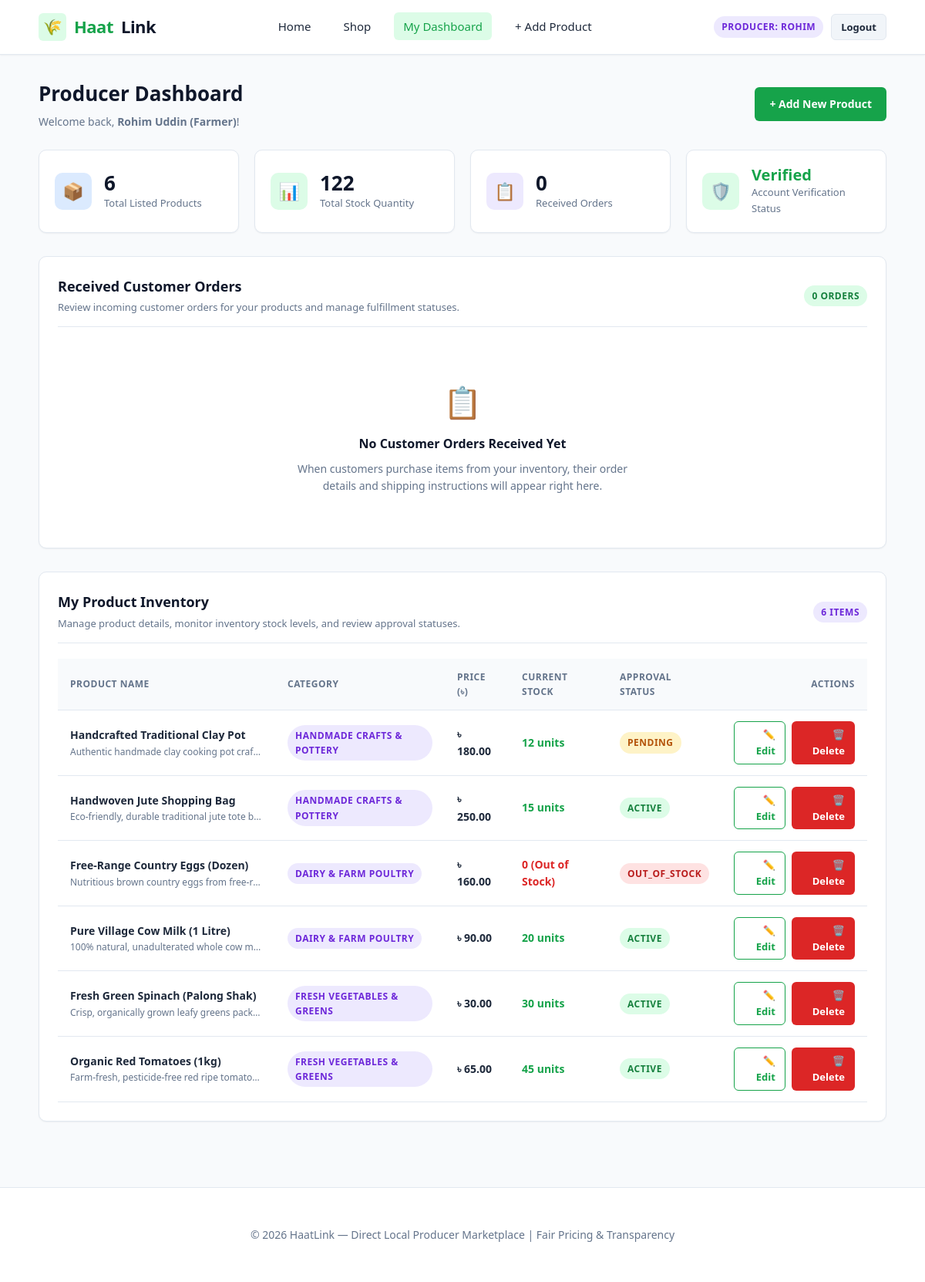
/producer_dashboard.php (signed in), run on the app's committed database.
### tables this page shows
CREATE TABLE `users` (
    `id` INT AUTO_INCREMENT PRIMARY KEY,
    `name` VARCHAR(100) NOT NULL,
    `email` VARCHAR(100) NOT NULL UNIQUE,
    `password` VARCHAR(255) NOT NULL,
    `role` ENUM('admin', 'producer', 'customer') NOT NULL DEFAULT 'customer',
    `status` ENUM('pending', 'verified', 'suspended', 'rejected') NOT NULL DEFAULT 'verified',
    `created_at` TIMESTAMP DEFAULT CURRENT_TIMESTAMP
);

CREATE TABLE `products` (
    `id` INT AUTO_INCREMENT PRIMARY KEY,
    `producer_id` INT NOT NULL,
    `category_id` INT NOT NULL,
    `name` VARCHAR(150) NOT NULL,
    `description` TEXT,
    `price` DECIMAL(10, 2) NOT NULL,
    `stock_quantity` INT NOT NULL DEFAULT 0,
    `status` ENUM('pending', 'active', 'out_of_stock', 'rejected') NOT NULL DEFAULT 'pending',
    `image_url` VARCHAR(255) DEFAULT NULL,
    `created_at` TIMESTAMP DEFAULT CURRENT_TIMESTAMP,
    CONSTRAINT `fk_products_producer` 
        FOREIGN KEY (`producer_id`) REFERENCES `users` (`id`) 
        ON DELETE CASCADE ON UPDATE CASCADE,
    CONSTRAINT `fk_products_category` 
        FOREIGN KEY (`category_id`) REFERENCES `categories` (`id`) 
        ON DELETE RESTRICT ON UPDATE CASCADE
);

CREATE TABLE `categories` (
    `id` INT AUTO_INCREMENT PRIMARY KEY,
    `name` VARCHAR(100) NOT NULL UNIQUE,
    `created_at` TIMESTAMP DEFAULT CURRENT_TIMESTAMP
);

### producer_dashboard.php (the view, shortened to what this page needs)
<?php
require_once __DIR__ . '/db_connect.php';
$producer_id = (int)$_SESSION['user_id'];
try {
    $user_stmt = $pdo->prepare("SELECT name, email, status FROM users WHERE id = ?");
    $user_stmt->execute([$producer_id]);
    $producer = $user_stmt->fetch();
    $account_status = $producer['status'];
    $count_stmt = $pdo->prepare("SELECT COUNT(*) FROM products WHERE producer_id = ?");
    $count_stmt->execute([$producer_id]);
    $total_listed_products = (int)$count_stmt->fetchColumn();
    $stock_stmt = $pdo->prepare("SELECT COALESCE(SUM(stock_quantity), 0) FROM products WHERE producer_id = ?");
    $stock_stmt->execute([$producer_id]);
    $total_stock_quantity = (int)$stock_stmt->fetchColumn();
    $prod_stmt = $pdo->prepare("
        SELECT products.*, categories.name AS category_name
        FROM products
        JOIN categories ON products.category_id = categories.id
        WHERE products.producer_id = ?
        ORDER BY products.id DESC
    ");
    $prod_stmt->execute([$producer_id]);
    $my_products = $prod_stmt->fetchAll();
    $orders_stmt = $pdo->prepare("
        SELECT
            oi.id AS item_id,
            oi.order_id,
            oi.quantity,
            oi.unit_price,
            (oi.quantity * oi.unit_price) AS item_subtotal,
            p.name AS product_name,
            o.status AS order_status,
            o.created_at AS order_date,
            o.total_amount AS order_grand_total,
            o.shipping_name,
            o.shipping_phone,
            o.shipping_address AS address,
            o.shipping_address,
            u.name AS customer_name,
            o.shipping_phone AS customer_phone
        FROM order_items oi
        JOIN orders o ON o.id = oi.order_id
        JOIN products p ON p.id = oi.product_id
        JOIN users u ON u.id = o.customer_id
        WHERE oi.producer_id = ? OR p.producer_id = ?
        ORDER BY o.created_at DESC, oi.id DESC
    ");
    $orders_stmt->execute([$producer_id, $producer_id]);
    $received_orders = $orders_stmt->fetchAll();
} catch (PDOException $e) {
    die("Database error: " . htmlspecialchars($e->getMessage()));
}
require_once __DIR__ . '/includes/header.php';
?>
<div class="page-header">
    <div>
        <h1 class="page-title">Producer Dashboard</h1>
        <p class="page-subtitle">Welcome back, <strong><?php echo htmlspecialchars($producer['name']); ?></strong>!</p>
    </div>
    <div>
        <?php if ($account_status !== 'suspended'): ?>
            <a href="add_product.php" class="btn btn-primary">+ Add New Product</a>
        <?php else: ?>
            <button class="btn btn-primary disabled" disabled title="Account suspended">
                + Add New Product (Locked)
            </button>
        <?php endif; ?>
    </div>
</div>
<div class="stats-grid">
    <div class="stat-card">
        <div class="stat-icon blue">📦</div>
        <div class="stat-info">
            <div class="stat-value"><?php echo $total_listed_products; ?></div>
            <div class="stat-label">Total Listed Products</div>
        </div>
    </div>
    <div class="stat-card">
        <div class="stat-icon green">📊</div>
        <div class="stat-info">
            <div class="stat-value"><?php echo number_format($total_stock_quantity); ?></div>
            <div class="stat-label">Total Stock Quantity</div>
        </div>
    </div>
    <div class="stat-card">
        <div class="stat-icon purple">📋</div>
        <div class="stat-info">
            <div class="stat-value"><?php echo count($received_orders); ?></div>
            <div class="stat-label">Received Orders</div>
        </div>
    </div>
    <div class="stat-card">
        <div class="stat-icon <?php echo ($account_status === 'verified') ? 'green' : (($account_status === 'pending') ? 'amber' : 'purple'); ?>">
            <?php echo ($account_status === 'verified') ? '🛡️' : (($account_status === 'pending') ? '⏳' : '🚫'); ?>
        </div>
        <div class="stat-info">
            <div class="stat-value" style="font-size: 20px;">
                <?php if ($account_status === 'verified'): ?>
                    <span style="color: var(--status-success); font-weight: 700;">Verified</span>
                <?php elseif ($account_status === 'pending'): ?>
                    <span style="color: var(--status-warning); font-weight: 700;">Pending Approval</span>
                <?php else: ?>
                    <span style="color: var(--status-danger); font-weight: 700;"><?php echo ucfirst(htmlspecialchars($account_status)); ?></span>
                <?php endif; ?>
            </div>
            <div class="stat-label">Account Verification Status</div>
        </div>
    </div>
</div>
<div class="card" id="received-orders" style="margin-bottom: 30px;">
    <div class="card-header">
        <div>
            <h2 class="card-title">Received Customer Orders</h2>
            <span style="font-size: 13px; color: var(--text-muted);">
                Review incoming customer orders for your products and manage fulfillment statuses.
            </span>
        </div>
        <span class="badge badge-verified"><?php echo count($received_orders); ?> Orders</span>
    </div>
    <?php if (empty($received_orders)): ?>
        <div class="empty-state" style="padding: 45px 20px;">
            <div class="empty-icon">📋</div>
            <h3>No Customer Orders Received Yet</h3>
            <p style="color: var(--text-muted); max-width: 450px; margin: 0 auto;">
                When customers purchase items from your inventory, their order details and shipping instructions will appear right here.
            </p>
        </div>
    <?php endif; ?>
</div>
<div class="card">
    <div class="card-header">
        <div>
            <h2 class="card-title">My Product Inventory</h2>
            <span style="font-size: 13px; color: var(--text-muted);">
                Manage product details, monitor inventory stock levels, and review approval statuses.
            </span>
        </div>
        <span class="badge badge-role"><?php echo $total_listed_products; ?> Items</span>
    </div>
    <?php if (empty($my_products)): ?>
        <div class="empty-state">
            <div class="empty-icon">📦</div>
            <h3>No Products Listed Yet</h3>
            <p>
                <?php if ($account_status === 'pending'): ?>
                    Your account is pending verification, but you can start adding products now! They will be reviewed by an administrator.
                <?php else: ?>
                    Click the button below to add your first product to the marketplace.
                <?php endif; ?>
            </p>
            <?php if ($account_status !== 'suspended'): ?>
                <a href="add_product.php" class="btn btn-primary btn-sm">+ Add New Product</a>
            <?php endif; ?>
        </div>
    <?php else: ?>
        <div class="table-responsive">
            <table class="table">
                <thead>
                    <tr>
                        <th>Product Name</th>
                        <th>Category</th>
                        <th>Price (৳)</th>
                        <th>Current Stock</th>
                        <th>Approval Status</th>
                        <th class="text-right">Actions</th>
                    </tr>
                </thead>
                <tbody>
                    <?php foreach ($my_products as $p): ?>
                        <tr>
                            <td>
                                <strong><?php echo htmlspecialchars($p['name']); ?></strong>
                                <?php if (!empty($p['description'])): ?>
                                    <div class="product-desc-cell">
                                        <?php echo htmlspecialchars($p['description']); ?>
                                    </div>
                                <?php endif; ?>
                            </td>
                            <td>
                                <span class="badge badge-role">
                                    <?php echo htmlspecialchars($p['category_name'] ?? 'Uncategorized'); ?>
                                </span>
                            </td>
                            <td><strong>৳ <?php echo number_format($p['price'], 2); ?></strong></td>
                            <td>
                                <?php if ($p['stock_quantity'] > 0): ?>
                                    <span style="color: var(--status-success); font-weight: 600;">
                                        <?php echo (int)$p['stock_quantity']; ?> units
                                    </span>
                                <?php else: ?>
                                    <span style="color: var(--status-danger); font-weight: 600;">
                                        0 (Out of Stock)
                                    </span>
                                <?php endif; ?>
                            </td>
                            <td>
                                <?php
                                $status = strtolower($p['status'] ?? 'pending');
                                if ($status === 'active'): ?>
                                    <span class="badge badge-active" title="Visible in shop">Active</span>
                                <?php elseif ($status === 'pending'): ?>
                                    <span class="badge badge-pending" title="Awaiting admin approval">Pending</span>
                                <?php elseif ($status === 'rejected'): ?>
                                    <span class="badge badge-rejected" title="Rejected by admin">Rejected</span>
                                <?php else: ?>
                                    <span class="badge badge-<?php echo htmlspecialchars($status); ?>">
                                        <?php echo ucfirst(htmlspecialchars($status)); ?>
                                    </span>
                                <?php endif; ?>
                            </td>
                            <td class="text-right">
                                <div class="action-group" style="justify-content: flex-end;">
                                    <a href="edit_product.php?id=<?php echo (int)$p['id']; ?>" class="btn btn-outline btn-sm">
                                        ✏️ Edit
                                    </a>
                                    <a href="delete_product.php?id=<?php echo (int)$p['id']; ?>" class="btn btn-danger btn-sm"
                                       onclick="return confirm('Are you sure you want to delete this item?');">
                                        🗑️ Delete
                                    </a>
                                </div>
                            </td>
                        </tr>
                    <?php endforeach; ?>
                </tbody>
            </table>
        </div>
    <?php endif; ?>
</div>
<?php require_once __DIR__ . '/includes/footer.php'; ?>

### data on the page
users: name "Rohim Uddin (Farmer)"
products: name "Handcrafted Traditional Clay Pot", description "Authentic handmade clay cooking pot craf…", category.name "HANDMADE CRAFTS & POTTERY", price "180.00", stock_quantity "12", status "PENDING"
products: name "Handwoven Jute Shopping Bag", description "Eco-friendly, durable traditional jute tote b…", category.name "HANDMADE CRAFTS & POTTERY", price "250.00", stock_quantity "15", status "ACTIVE"
products: name "Free-Range Country Eggs (Dozen)", description "Nutritious brown country eggs from free-r…", category.name "DAIRY & FARM POULTRY", price "160.00", stock_quantity "0 (Out of Stock)", status "OUT_OF_STOCK"
products: name "Pure Village Cow Milk (1 Litre)", description "100% natural, unadulterated whole cow m…", category.name "DAIRY & FARM POULTRY", price "90.00", stock_quantity "20", status "ACTIVE"
products: name "Fresh Green Spinach (Palong Shak)", description "Crisp, organically grown leafy greens pack…", category.name "FRESH VEGETABLES & GREENS", price "30.00", stock_quantity "30", status "ACTIVE"
products: name "Organic Red Tomatoes (1kg)", description "Farm-fresh, pesticide-free red ripe tomato…", category.name "FRESH VEGETABLES & GREENS", price "65.00", stock_quantity "45", status "ACTIVE"

### other printed values
$user_role "PRODUCER"
explode(' ', $user_name)[0] "ROHIM"
$total_listed_products "6"
$total_stock_quantity "122"
count($received_orders) "0"
